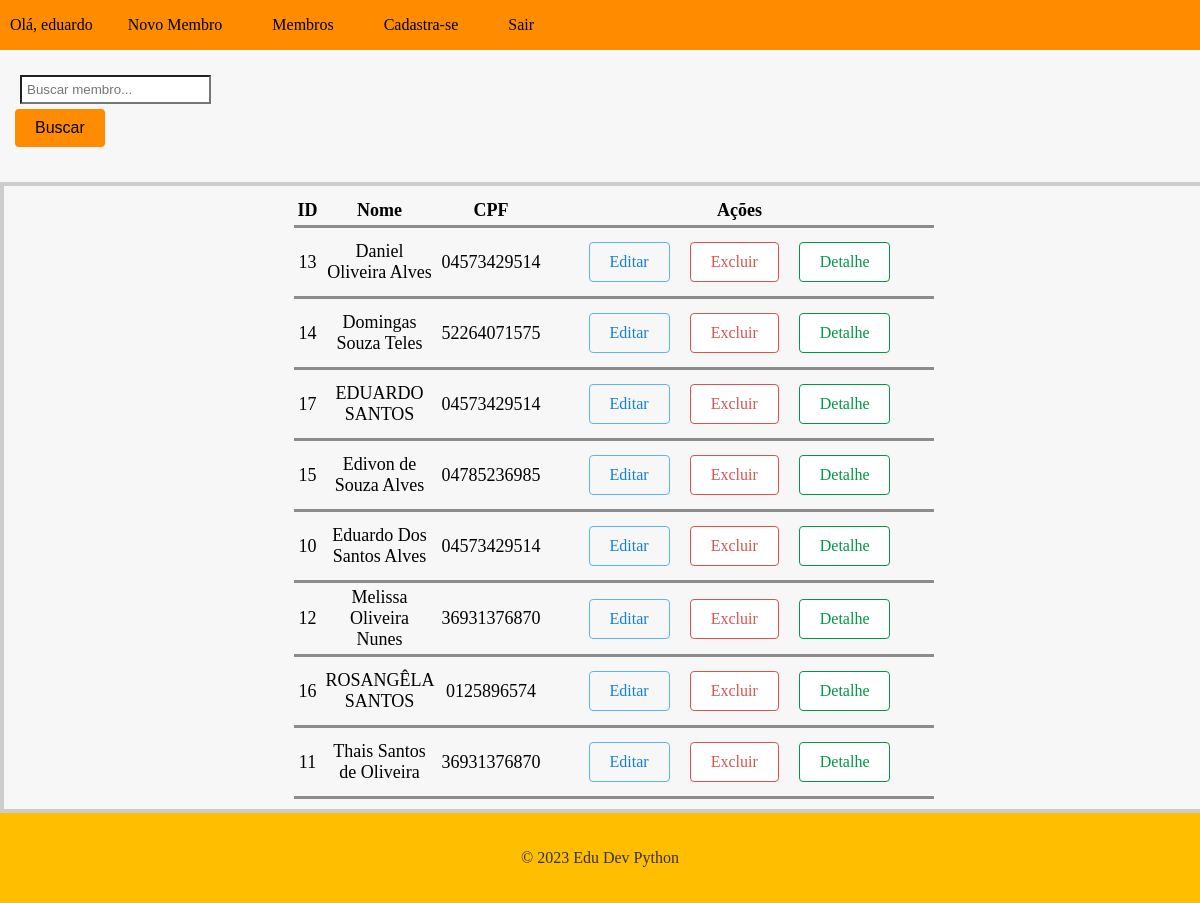
Page /members/ (signed in) on the earlier database version.
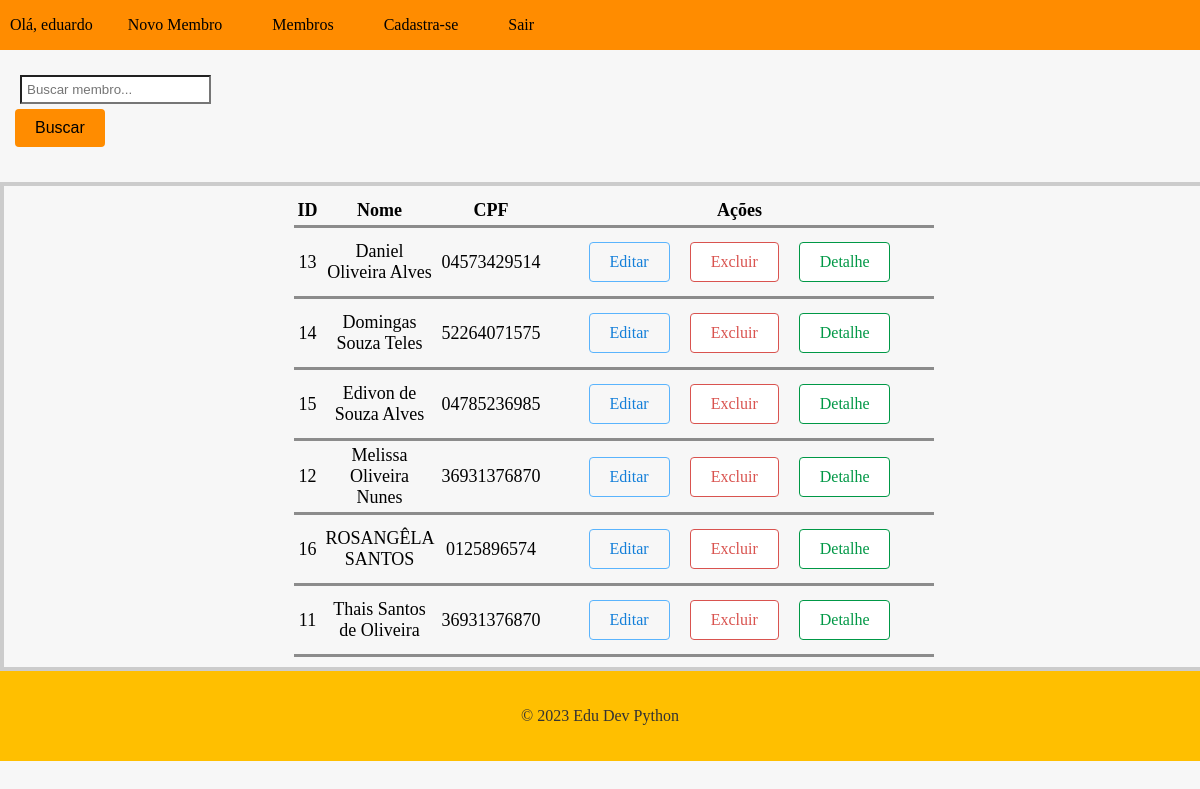
Same page on the later database version.
### cadmember/models.py (models this page shows, shortened)
class Member(models.Model):
    id = models.AutoField(primary_key=True)
    name = models.CharField(max_length=200, blank=False, null=False, verbose_name='nome')
    cpf = models.CharField(max_length=11, blank=False, null=True, verbose_name="cpf")
    date_birth = models.DateField(null=False, blank=False, verbose_name='data_nascimento',default=" ")
    city_birth = models.ForeignKey(City, on_delete=models.PROTECT, related_name= 'cidade_nascimento', null=True)
    state_birth = models.ForeignKey(State, on_delete=models.PROTECT, related_name= "estado_nascimento", null= True)
    date_baptism = models.DateField(null=False, blank=False, verbose_name='data_batismo')
    address = models.CharField(max_length=200, blank=False, null=False, verbose_name='endereço')
    cep = models.CharField(max_length=8, blank=False, null=False, verbose_name='cep')

### cadmember/views.py (the view)
# urls.py: path('members/', MembersListView.as_view(), name='members_list'),
@method_decorator(login_required(login_url='login'), name='dispatch')
class MembersListView(ListView):
    model = Member
    template_name ='members.html'
    context_object_name ='members'
    def get_queryset(self):
        members = super().get_queryset().order_by('name')
        search = self.request.GET.get('search')
        if search:
             members = members.filter(name__icontains=search)
        return members

### cadmember/templates/members.html (shortened to what this page needs)
{% extends "base.html" %}
{% load static %}
{% block content %}
  <head>
    <link  rel="stylesheet" href="{% static 'css/tabela.css' %}">
  </head>
    <form method="GET" action="{% url  'members_list' %}">
        <input type="text" name="search" placeholder="Buscar membro...">
        <button type="submit">Buscar</button>
    </form>
    <div class="conteiner">
        <table class="tabela" >
            <thead class="thead">
                <tr>
                    <th scope="col">ID</th>
                    <th scope="col">Nome</th>
                    <th scope="col">CPF</th>
                    <th scope="col">Ações</th>
                </tr>
            </thead>
            <Tbody>
                {% for member in members %}
                <tr>
                    <td>{{ member.id }}</td>
                    <td>{{ member.name }}</td>
                    <td>{{ member.cpf }}</td>
                    <td>
                    <div class="btn">
                        <a href="{% url 'member_update' pk=member.pk %}" class="btn btn-update">Editar</a>
                        <a href="{% url 'member_delete' pk=member.pk%}"  class=" btn btn-danger">Excluir</a>
                        <a href="{% url 'member_detail' pk=member.pk %}" class=" btn btn-detail">Detalhe</a>
                    </div>
                    </td>
                </tr>
                {% endfor %}
            </Tbody>
        </table>
    </div>
{% endblock  %}

### app/templates/base.html (shortened to what this page needs)
{% load static %}
<!DOCTYPE html>
<html lang="en">
<head>
  <link rel="stylesheet" href="{% static 'css/base.css' %}">
</head>
<body>
  <header>
    <nav>
     <ul>
        {% if user.is_authenticated%}
        <li>Olá, {{user.username }}</li>
        <li><a href="{% url 'new_member' %}">Novo Membro</a></li>
        <li><a href="{% url 'members_list' %}">Membros</a></li>
        <li><a href="{% url 'register' %}">Cadastra-se</a></li>
        {% endif%}
        {% if user.is_authenticated %}
        <li><a href="{% url 'logout' %}">Sair</a></li>
        {% endif %}
      </ul>
    </nav>
  </header>
  <main>
    {% block content %}
    {% endblock %}
  </main>
  <footer>
    <p>&copy; 2023 Edu Dev Python</p>
  </footer>
</body>
</html>

### static/css/base.css (style rules this page uses)
body { background-color: #f7f7f7; color: #333; margin: 0; padding: 0; }
header { background-color: #0096c7; color: #000000; text-align: center; }
footer { background-color: #ffbf00; color: #333; padding: 20px; text-align: center; }
nav { background-color: #ff8c00; color: #000000; height: 50px; display: flex; justify-content: space-between; align-items: center; }
nav ul { list-style: none; margin: 0; padding: 0; display: flex; }
nav ul li { margin: 0 10px; }
nav ul li a { color: #000000; text-decoration: none; font-size: 16px; padding: 15px; transition: all 0.3s ease; }
form { padding: 15px; font-size: 14px; margin-bottom: 20px; margin-top: 5px; border-radius: 4px; transition: all linear 160ms; outline: none; }
input { display: flex; padding: 5px; margin: 5px; flex-direction: column; background-color: #fff; gap: 5px; }
button[type="submit"] { background-color: #ff8c00; color: #000000; border: none; padding: 10px 20px; font-size: 16px; border-radius: 4px; cursor: pointer; transition: background-color 0.3s ease-in-out; }

### static/css/tabela.css (style rules this page uses)
.conteiner { display: flex; border: 4px solid #ccc; padding: 10px; align-items: center; justify-content: center; width: 100% !important; height: 100% !important; }
.tabela { margin: 0 auto; border-collapse: collapse; width: 50%; }
th, td { font-size: large; padding: 4px; text-align: center; border-bottom: 3px solid #8c8c8c; color: #000; width: 45%; height: inherit; }
.btn { display: flex; color: #000; border: none; padding: 10px 20px; font-size: 16px; border-radius: 4px; cursor: pointer; transition: background-color 0.3s ease-in-out; margin: 0 10px; align-items: center; }
.btn-danger { background-color: white; text-decoration: none !important; border: 1px solid #d9534f; color: #d9534f; }
.btn-detail { background-color: #fff; text-decoration: none !important; border: 1px solid #009846; color: #009846; }
.btn-update { color: #137fd9; text-decoration: none !important; border: 1px solid #5ab4fd ; }
a { text-decoration: none !important; }

Differences in the rows shown:
removed Member: id "17", name "EDUARDO SANTOS", cpf "04573429514"
removed Member: id "10", name "Eduardo Dos Santos Alves", cpf "04573429514"
